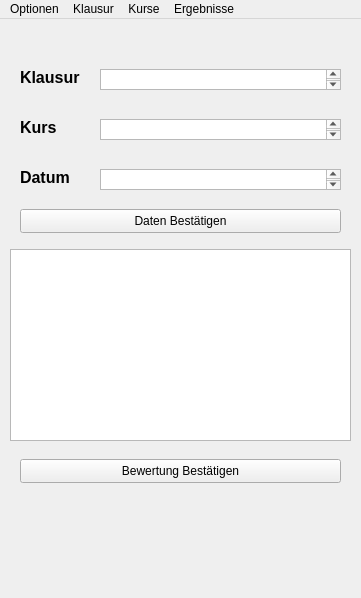
<?xml version="1.0" encoding="UTF-8"?>
<ui version="4.0">
 <class>MainWindow</class>
 <widget class="QMainWindow" name="MainWindow">
  <property name="geometry">
   <rect>
    <x>0</x>
    <y>0</y>
    <width>361</width>
    <height>598</height>
   </rect>
  </property>
  <property name="windowTitle">
   <string>MainWindow</string>
  </property>
  <widget class="QWidget" name="centralwidget">
   <widget class="QLabel" name="exam_label">
    <property name="geometry">
     <rect>
      <x>20</x>
      <y>50</y>
      <width>71</width>
      <height>16</height>
     </rect>
    </property>
    <property name="font">
     <font>
      <pointsize>12</pointsize>
      <weight>75</weight>
      <bold>true</bold>
     </font>
    </property>
    <property name="text">
     <string>Klausur</string>
    </property>
   </widget>
   <widget class="QLabel" name="course_label">
    <property name="geometry">
     <rect>
      <x>20</x>
      <y>100</y>
      <width>71</width>
      <height>16</height>
     </rect>
    </property>
    <property name="font">
     <font>
      <pointsize>12</pointsize>
      <weight>75</weight>
      <bold>true</bold>
     </font>
    </property>
    <property name="text">
     <string>Kurs</string>
    </property>
   </widget>
   <widget class="QTextEdit" name="date_textEdit">
    <property name="geometry">
     <rect>
      <x>100</x>
      <y>150</y>
      <width>241</width>
      <height>21</height>
     </rect>
    </property>
   </widget>
   <widget class="QLabel" name="date_label">
    <property name="geometry">
     <rect>
      <x>20</x>
      <y>150</y>
      <width>71</width>
      <height>16</height>
     </rect>
    </property>
    <property name="font">
     <font>
      <pointsize>12</pointsize>
      <weight>75</weight>
      <bold>true</bold>
     </font>
    </property>
    <property name="text">
     <string>Datum</string>
    </property>
   </widget>
   <widget class="QPushButton" name="confirm_input_pushButton">
    <property name="geometry">
     <rect>
      <x>20</x>
      <y>190</y>
      <width>321</width>
      <height>24</height>
     </rect>
    </property>
    <property name="text">
     <string>Daten Bestätigen</string>
    </property>
   </widget>
   <widget class="QTextEdit" name="choose_exam_textEdit">
    <property name="geometry">
     <rect>
      <x>100</x>
      <y>50</y>
      <width>241</width>
      <height>21</height>
     </rect>
    </property>
   </widget>
   <widget class="QTextEdit" name="choose_course_textEdit">
    <property name="geometry">
     <rect>
      <x>100</x>
      <y>100</y>
      <width>241</width>
      <height>21</height>
     </rect>
    </property>
   </widget>
   <widget class="QTableWidget" name="evaluation_input_tableWidget">
    <property name="geometry">
     <rect>
      <x>10</x>
      <y>230</y>
      <width>341</width>
      <height>192</height>
     </rect>
    </property>
   </widget>
   <widget class="QPushButton" name="confirm_evaluation_pushButton">
    <property name="geometry">
     <rect>
      <x>20</x>
      <y>440</y>
      <width>321</width>
      <height>24</height>
     </rect>
    </property>
    <property name="text">
     <string>Bewertung Bestätigen</string>
    </property>
   </widget>
  </widget>
  <widget class="QMenuBar" name="menubar">
   <property name="geometry">
    <rect>
     <x>0</x>
     <y>0</y>
     <width>361</width>
     <height>21</height>
    </rect>
   </property>
   <widget class="QMenu" name="menuOptionen">
    <property name="title">
     <string>Optionen</string>
    </property>
    <addaction name="actionBeenden"/>
   </widget>
   <widget class="QMenu" name="menuKlausur">
    <property name="title">
     <string>Klausur</string>
    </property>
    <addaction name="actionExamView"/>
    <addaction name="actionExamAdd"/>
   </widget>
   <widget class="QMenu" name="menuKurse">
    <property name="title">
     <string>Kurse</string>
    </property>
    <addaction name="actionCourseView"/>
    <addaction name="actionCourseAdd"/>
   </widget>
   <widget class="QMenu" name="menuErgebnisse">
    <property name="title">
     <string>Ergebnisse</string>
    </property>
    <addaction name="actionResultView"/>
   </widget>
   <addaction name="menuOptionen"/>
   <addaction name="menuKlausur"/>
   <addaction name="menuKurse"/>
   <addaction name="menuErgebnisse"/>
  </widget>
  <action name="actionExamView">
   <property name="text">
    <string>Ansehen</string>
   </property>
  </action>
  <action name="actionResultView">
   <property name="text">
    <string>Ansehen</string>
   </property>
  </action>
  <action name="actionCourseView">
   <property name="text">
    <string>Ansehen</string>
   </property>
  </action>
  <action name="actionExamAdd">
   <property name="text">
    <string>Hinzufügen</string>
   </property>
  </action>
  <action name="actionBeenden">
   <property name="text">
    <string>Beenden</string>
   </property>
  </action>
  <action name="actionCourseAdd">
   <property name="text">
    <string>Hinzufügen</string>
   </property>
  </action>
 </widget>
 <resources/>
 <connections>
  <connection>
   <sender>actionBeenden</sender>
   <signal>triggered()</signal>
   <receiver>MainWindow</receiver>
   <slot>close()</slot>
   <hints>
    <hint type="sourcelabel">
     <x>-1</x>
     <y>-1</y>
    </hint>
    <hint type="destinationlabel">
     <x>233</x>
     <y>299</y>
    </hint>
   </hints>
  </connection>
 </connections>
</ui>
